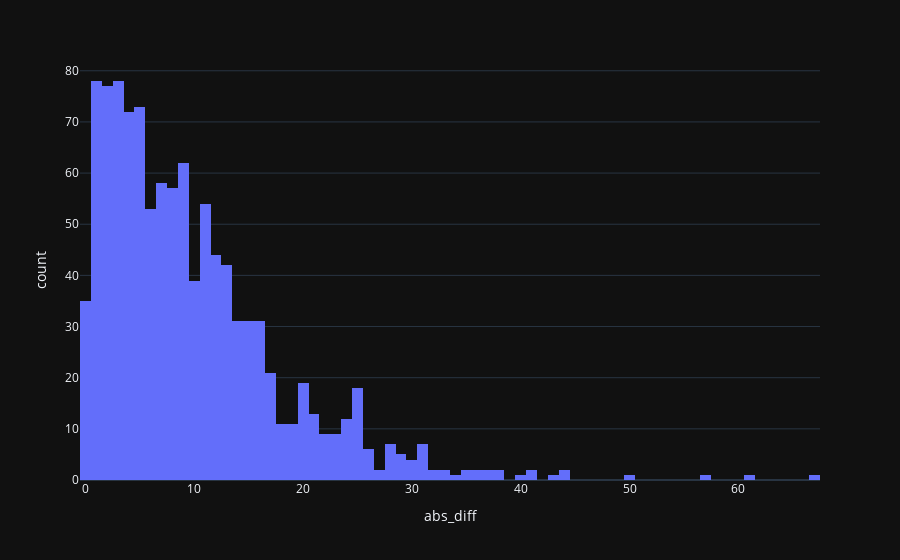

Here is the notebook cell this chart was saved with:
### Markdown cell above
### Diving deeper

Looking into the differences, we can see we are highly affected by some outliers.

It might be worth further investigating those outliers, and see if we can find a way to improve the model.

### Code cell
# Calculate the abs diff between y_test and y_pred

y_test_pred = pd.DataFrame({"y_test": y_test, "y_pred": y_pred})
y_test_pred["abs_diff"] = abs(y_test_pred["y_test"] - y_test_pred["y_pred"])
px.histogram(y_test_pred, x = "abs_diff", nbins = 100)

### Figure 1 — Plotly figure (JSON) as saved in the notebook; plotly's stock layout.template omitted (floating-point values rounded to 4 significant figures; data arrays with more than 128 entries replaced by an {"elided": "..."} marker saying what was removed)
{"data": [{"alignmentgroup": "True", "bingroup": "x", "hovertemplate": "abs_diff=%{x}<br>count=%{y}<extra></extra>", "legendgroup": "", "marker": {"color": "#636efa", "pattern": {"shape": ""}}, "name": "", "nbinsx": 100, "offsetgroup": "", "orientation": "v", "showlegend": false, "type": "histogram", "x": {"elided": "1092 float values"}, "xaxis": "x", "yaxis": "y"}], "layout": {"barmode": "relative", "legend": {"tracegroupgap": 0}, "margin": {"t": 60}, "xaxis": {"anchor": "y", "domain": [0, 1], "title": {"text": "abs_diff"}}, "yaxis": {"anchor": "x", "domain": [0, 1], "title": {"text": "count"}}}}
